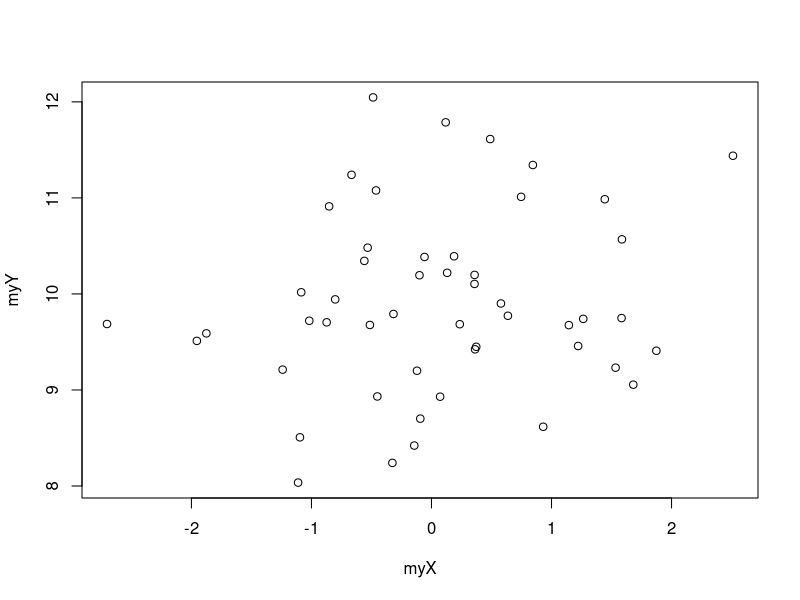
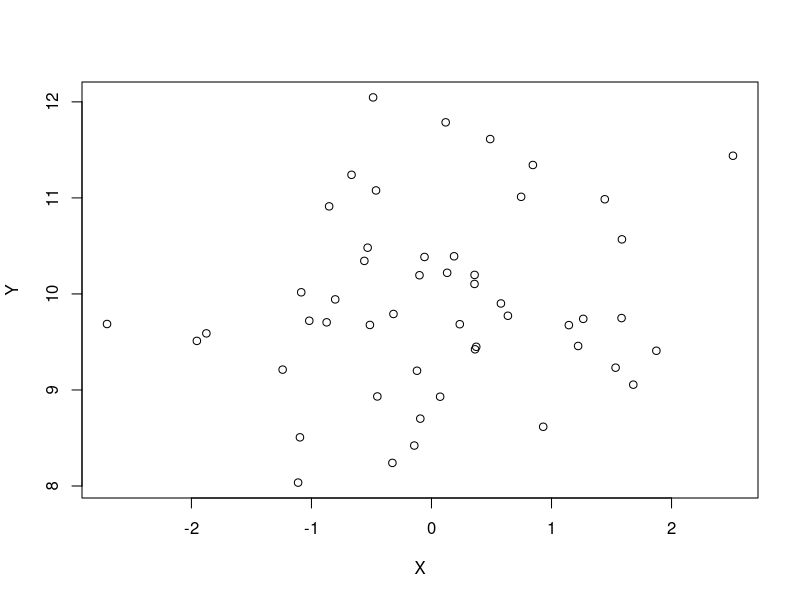
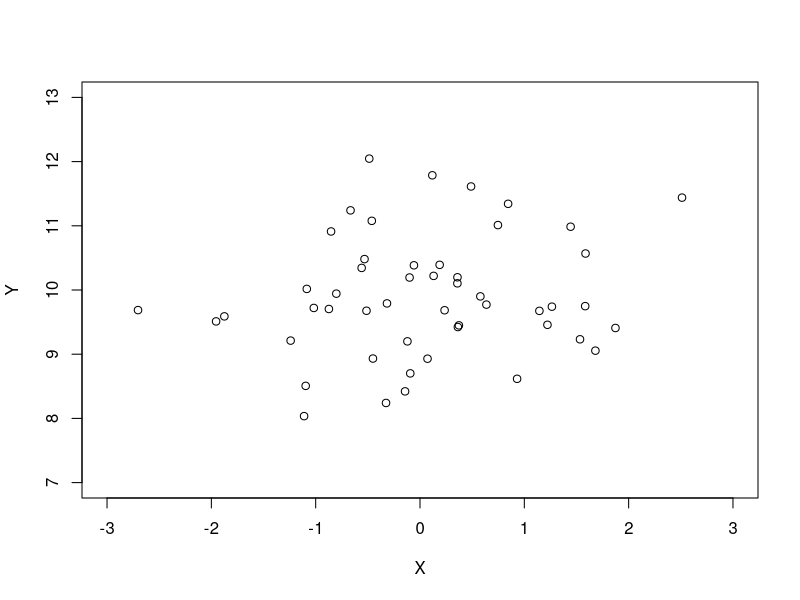
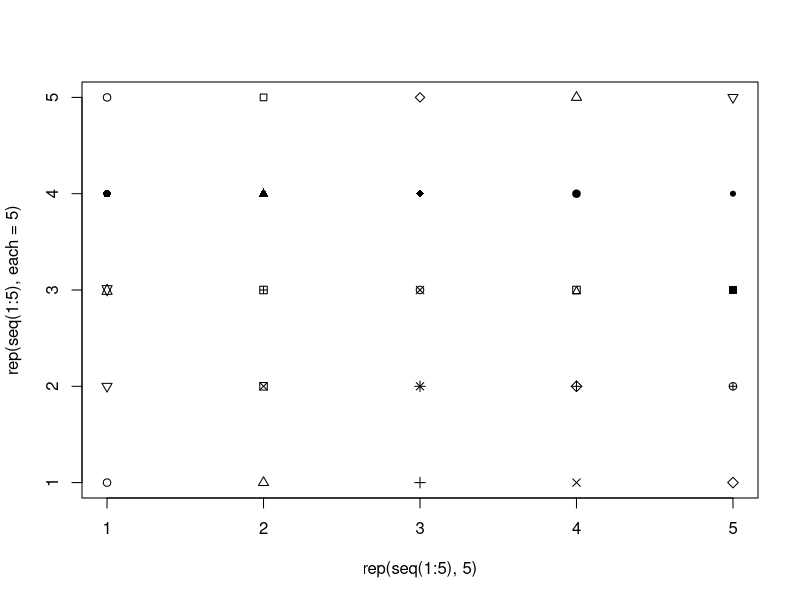
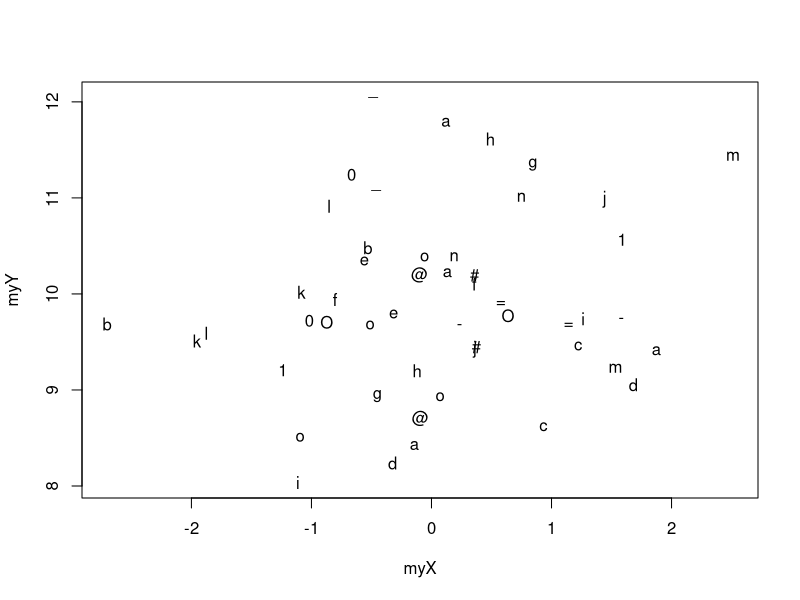
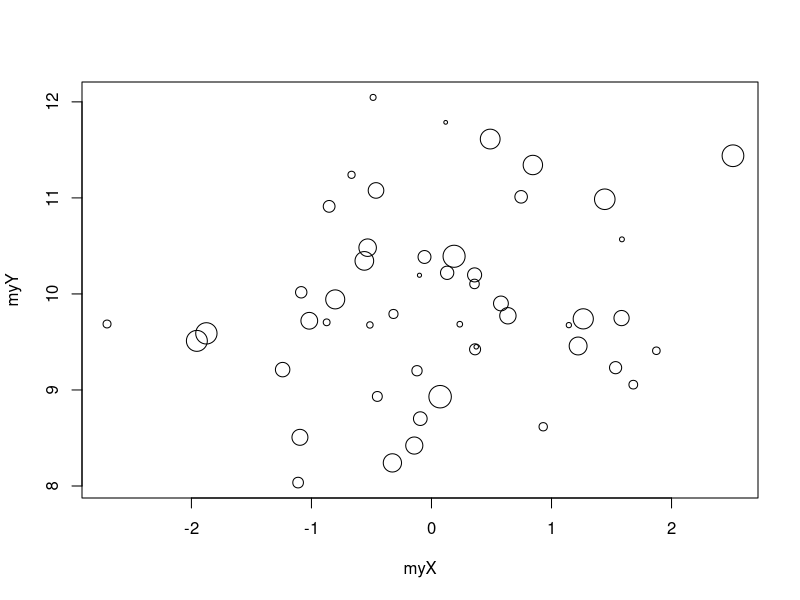
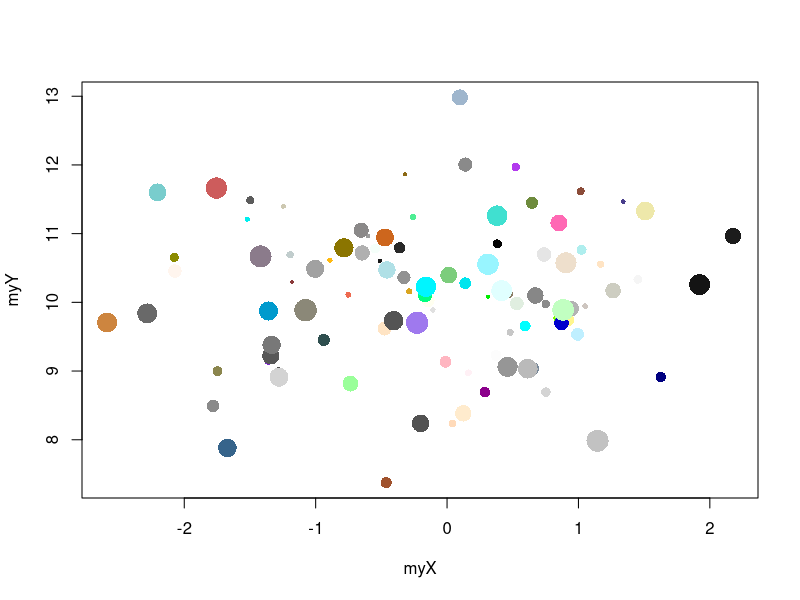
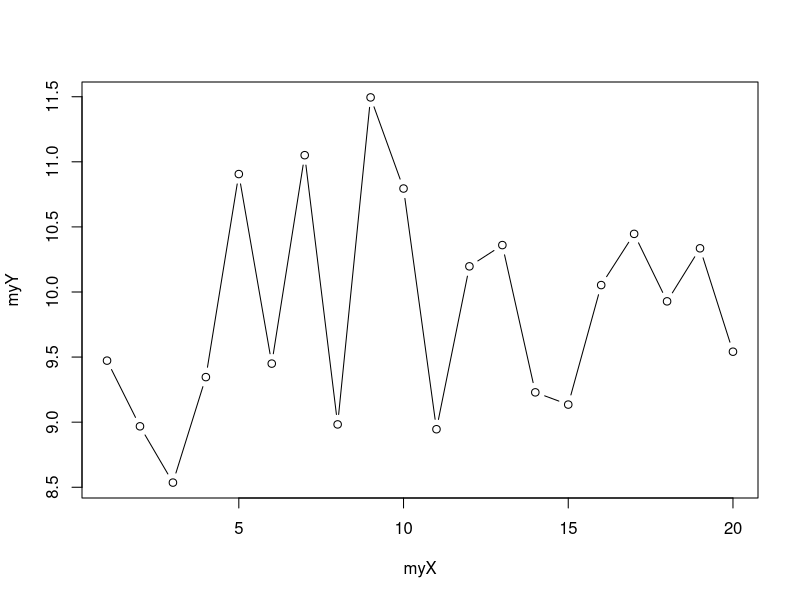

Source code (R) for these figures, in order:
## ---- chunk 1
myX <- rnorm(50, mean = 0, sd = 1)
myY <- rnorm(50, mean = 10, sd = 1)
plot(x = myX, y = myY)
## ---- chunk 2
plot(x = myX, y = myY, 
  xlab = "X", ylab = "Y")
## ---- chunk 3
plot(x = myX, y = myY, 
  xlab = "X", ylab = "Y", 
  xlim = c(-3, 3), ylim = c(7, 13))
## ---- chunk 4
plot(x = rep(seq(1:5), 5), y = rep(seq(1:5), each = 5),
  pch = 1:25)
plot(x = myX, y = myY, 
  pch = c("a", "@", "#", "1", "=", "-", "_", "o", "O", "0", letters[1:15]))
## ---- chunk 5
plot(x = myX, y = myY, 
  cex = seq(from = 0.5, to = 3, length.out = 50))
## ---- chunk 6
myX <- rnorm(100, mean = 0, sd = 1)
myY <- rnorm(100, mean = 10, sd = 1)
plot(x = myX, y = myY, 
  cex = seq(from = 0.5, to = 3, length.out = 100),
  pch = 16,
  col = sample(colors(), 100))
## ---- chunk 7
myX <- 1:20
myY <- rnorm(20, mean = 10, sd = 1)
plot(x = myX, y = myY, 
  type = 'b') # 'p', 'l', 'b', 'c', 'o', 'h', 's', 'S', 'n'
## ---- chunk 8
par(mfrow = c(1, 2))
plot(x = myX, y = myY, 
  type = 'b', pch = 16, cex = 3) 
grid(lwd = 3, lty = 1)
plot(x = myX, y = myY, 
  type = 'b', pch = 16, cex = 3, 
  panel.first = grid(lwd = 3, lty = 1)) 
par(mfrow = c(1, 1))
## ---- chunk 9
op <- par(no.readonly = TRUE)
par(mfrow = c(2, 2), mar = c(2, 2, 1, 1))
graph4 <- lapply(1:4, function(i){
  plot(x = rnorm(100), 
    y = rnorm(100), 
    col = i, pch = 16)
})
par(op)
## ---- chunk 10
myX <- rnorm(100)
myY <- rnorm(100)
plot(x = myX, y = myY, 
  xlim = c(-4, 4), ylim = c(-4, 4),   
  pch = 16, cex = 1.5, 
  col = sample(colors(), size = 100),
  panel.first = {
    grid()
    abline(v = c(min(myX), max(myX)), lty = 2)
    abline(h = c(min(myY), max(myY)), lty = 2)
    abline(v = mean(myX), lty = 1)
    abline(h = mean(myY), lty = 1)
})
## ---- chunk 11
op <- par(no.readonly = TRUE)
par(mfrow = c(2, 2), mar = c(2, 2, 1, 1))
myX <- list(
  rnorm(1000),
  rgamma(1000, shape = 1),
  sample(1:100, size = 1000, replace = TRUE),
  rbeta(1000, shape1 = 1, shape2 = 2)
)
myTitle <- c("Normal", "Gamma", "Uniform", "Beta")
tr <- lapply(1:4, function(i){
  hist(myX[[i]], 
    col = heat.colors(15), 
    main = myTitle[i]
  )
})
par(op)
## ---- chunk 12
myX <- c(4, 5, 8)
barplot(myX, names.arg = c("A", "B", "C"))
## ---- chunk 13
op <- par(no.readonly = TRUE)
par(mfrow = c(1, 2), mar = c(2, 2, 1, 1))
myX <- matrix(c(4, 5, 8, 4, 6, 2), nrow = 2)
barplot(myX, names.arg = c("A", "B", "C"))
myX <- matrix(c(4, 5, 8, 4, 6, 2, 3, 4, 5), nrow = 3)
barplot(myX, names.arg = c("A", "B", "C"))
par(op)
## ---- chunk 14
op <- par(no.readonly = TRUE)
par(mar = c(2, 2, 1, 1))
myX <- rnorm(100)
myY <- rnorm(100)
myYCut <- table(cut(myY, breaks = -4:4))
myXCut <- table(cut(myX, breaks = -4:4))
layout(matrix(c(1, 1, 0, 
                2, 2, 3, 
                2, 2, 3), ncol = 3, byrow = TRUE))

barplot(myXCut, las = 3)
plot(x = myX, y = myY, 
     xlim = c(-4, 4), ylim = c(-4, 4), 
     panel.first = {grid()})
barplot(myYCut, las = 3, horiz = TRUE)
par(op)
